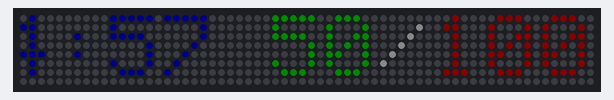
Recording of a program running on a simulated ESP32. Parts: 64×8 RGB LED matrix (first LED top left, wired row by row). Dim RGB values are drawn brighter than linear.

Above: at 1.6 s.
At 4.6 s:
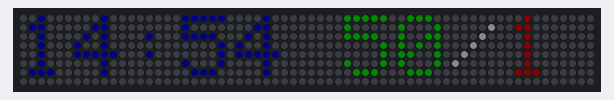
At 10.2 s:
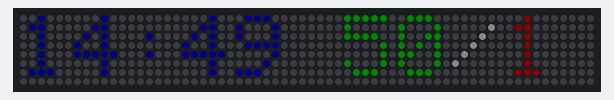
At 19.4 s:
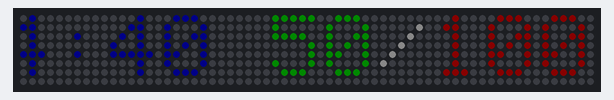
At 29.6 s:
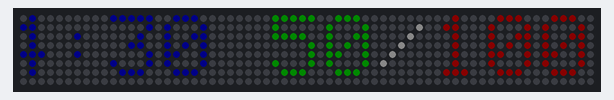
At 38.2 s:
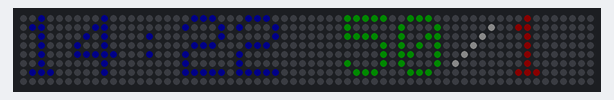

The program:

main.cpp
```cpp
#include <Arduino.h>
#include <Adafruit_NeoMatrix.h>
#include <Adafruit_NeoPixel.h>
#include <Adafruit_GFX.h>
#include <iostream>
#include <sstream>
#include <string>

using namespace std;

// IO16
#define PIN_MATRIX 16

Adafruit_NeoMatrix matrix = Adafruit_NeoMatrix(
    64,
    8,
    PIN_MATRIX,
    NEO_MATRIX_BOTTOM + NEO_MATRIX_RIGHT + NEO_MATRIX_COLUMNS + NEO_MATRIX_ZIGZAG,
    NEO_GRB + NEO_KHZ800);

int x = 0;
String smallBlindArray[] = {"50", "100", "150", "200", "250", "300", "400", "500", "600", "700", "800", "900", "1.000", "1.250", "1.500", "1.750", "2.000", "2.500", "3.000", "4.000", "5.000", "6.000", "7.000", "8.000", "9.000", "10.000"};
String bigBlindArray[] = {"100", "200", "300", "400", "500", "600", "800", "1.000", "1.200", "1.400", "1.600", "1.800", "2.000", "2.500", "3.000", "3.500", "4.000", "5.000", "6.000", "8.000", "10.000", "12.000", "14.000", "16.000", "18.000", "20.000"};

int roundLengthMilliseconds = 900000;
String displayTime = "15:00";
int currentRound = 0;
int screenLengthNeeded = -2;
String displayString = "15:00 50/100";

void formatDuration(int ms)
{
  string minStr;
  string secStr;
  int seconds = (int)(ms / 1000) % 60;
  int minutes = (int)((ms / (1000 * 60)));
  stringstream ssSec;
  stringstream ssMin;
  ssSec << seconds;
  ssMin << minutes;
  ssSec >> secStr;
  ssMin >> minStr;
  if (minStr.length() == 1)
  {
    minStr = "0" + minStr;
  }
  if (secStr.length() == 1)
  {
    secStr = "0" + secStr;
  }
  displayTime = (minStr + ":" + secStr).c_str();
}

void displayOnScreen(int round, String time, int cursor)
{
  matrix.fillScreen(0);
  matrix.setCursor(cursor, 0);
  if (round >= 25)
  {
    matrix.setTextColor(matrix.Color(0, 0, 255));
    matrix.print("00:00 ");
    matrix.setTextColor(matrix.Color(0, 255, 0));
    matrix.print("15000");
    matrix.setTextColor(matrix.Color(255, 255, 255));
    matrix.print("/");
    matrix.setTextColor(matrix.Color(255, 0, 0));
    matrix.print("30000");
    displayString = "00:00 " + smallBlindArray[24] + "/" + bigBlindArray[24];
  }
  else
  {
    matrix.setTextColor(matrix.Color(0, 0, 255));
    matrix.print(time + " ");
    matrix.setTextColor(matrix.Color(0, 255, 0));
    matrix.print(smallBlindArray[round]);
    matrix.setTextColor(matrix.Color(255, 255, 255));
    matrix.print("/");
    matrix.setTextColor(matrix.Color(255, 0, 0));
    matrix.print(bigBlindArray[round]);
    displayString = time + " " + smallBlindArray[round] + "/" + bigBlindArray[round];
  }
  screenLengthNeeded = 64 - ((displayString.length() * 5) + displayString.length());
  matrix.show();
}

void waitAndDisplay(int ms)
{
  roundLengthMilliseconds = roundLengthMilliseconds - ms;
  if (roundLengthMilliseconds <= 0)
  {
    roundLengthMilliseconds = 900000;
    currentRound = currentRound + 1;
  }
  formatDuration(roundLengthMilliseconds);
  displayOnScreen(currentRound, displayTime, x);
  delay(ms);
}

void setup()
{
  // put your setup code here, to run once:
  matrix.begin();
  matrix.setBrightness(10);
}

void loop()
{
  // put your main code here, to run repeatedly:
  x = x - 1;
  if (x < screenLengthNeeded)
  {
    x = 0;
  }
  if (x == 0)
  {
    waitAndDisplay(1000);
    waitAndDisplay(1000);
  }
  else if (x == screenLengthNeeded)
  {
    waitAndDisplay(1000);
    waitAndDisplay(1000);
  }
  else
  {
    waitAndDisplay(200);
  }
}
```

Measured:
- what the display in image 0 shows lasts 1.1 s, from 1.5 s to 2.6 s
